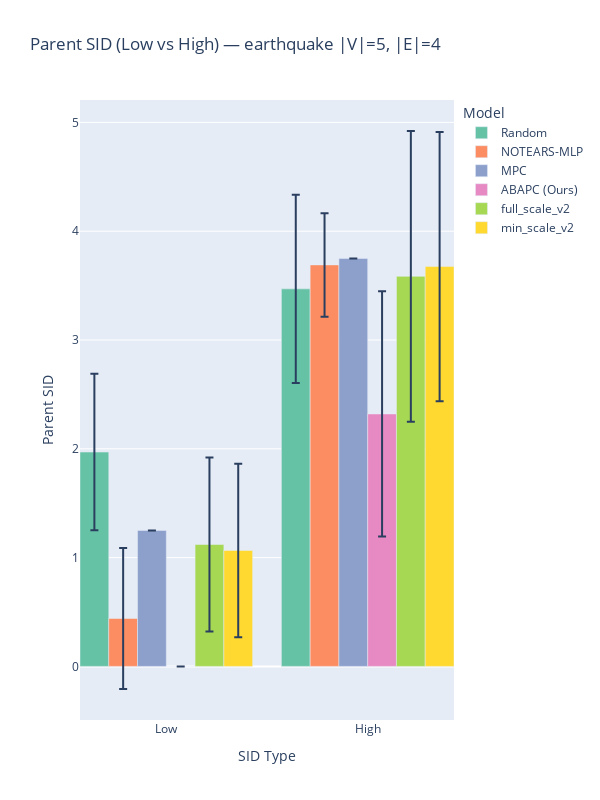

The code cell stored with this chart in its notebook:
### Code cell
plot_sid_grouped_by_type(data_to_plot[data_to_plot['dataset']=='earthquake'],
                    model_order=model_order)

### Figure 1 — Plotly figure (JSON) as saved in the notebook; plotly's stock layout.template omitted (floating-point values rounded to 4 significant figures)
{"data": [{"customdata": ["Random", "NOTEARS-MLP", "MPC", "ABAPC (Ours)", "full_scale_v2", "min_scale_v2", "Random", "NOTEARS-MLP", "MPC", "ABAPC (Ours)", "full_scale_v2", "min_scale_v2"], "error_y": {"array": [0.719, 0.6479, 0, 0, 0.799, 0.7967, 0.8655, 0.4753, 0, 1.127, 1.336, 1.237], "type": "data", "visible": true}, "hovertemplate": "Model: %{customdata}<br>SID: %{y:.2f}<extra></extra>", "marker": {"color": ["rgb(102,194,165)", "rgb(252,141,98)", "rgb(141,160,203)", "rgb(231,138,195)", "rgb(166,216,84)", "rgb(255,217,47)", "rgb(102,194,165)", "rgb(252,141,98)", "rgb(141,160,203)", "rgb(231,138,195)", "rgb(166,216,84)", "rgb(255,217,47)"]}, "showlegend": false, "type": "bar", "x": [0, 1, 2, 3, 4, 5, 7, 8, 9, 10, 11, 12], "y": [1.97, 0.44, 1.25, 0, 1.12, 1.065, 3.47, 3.69, 3.75, 2.32, 3.585, 3.675]}, {"marker": {"color": "rgb(102,194,165)"}, "name": "Random", "showlegend": true, "type": "bar", "x": [null], "y": [null]}, {"marker": {"color": "rgb(252,141,98)"}, "name": "NOTEARS-MLP", "showlegend": true, "type": "bar", "x": [null], "y": [null]}, {"marker": {"color": "rgb(141,160,203)"}, "name": "MPC", "showlegend": true, "type": "bar", "x": [null], "y": [null]}, {"marker": {"color": "rgb(231,138,195)"}, "name": "ABAPC (Ours)", "showlegend": true, "type": "bar", "x": [null], "y": [null]}, {"marker": {"color": "rgb(166,216,84)"}, "name": "full_scale_v2", "showlegend": true, "type": "bar", "x": [null], "y": [null]}, {"marker": {"color": "rgb(255,217,47)"}, "name": "min_scale_v2", "showlegend": true, "type": "bar", "x": [null], "y": [null]}], "layout": {"bargap": 0, "height": 800, "legend": {"title": {"text": "Model"}}, "showlegend": true, "title": {"text": "Parent SID (Low vs High) — earthquake |V|=5, |E|=4"}, "width": 600, "xaxis": {"tickmode": "array", "ticktext": ["Low", "High"], "tickvals": [2.5, 9.5], "title": {"text": "SID Type"}}, "yaxis": {"title": {"text": "Parent SID"}}}}
